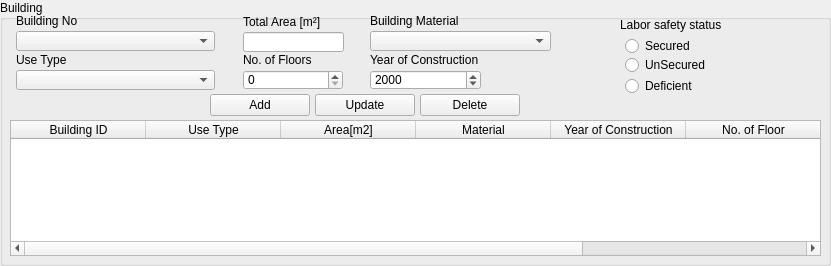
    <widget class="QGroupBox" name="groupBox_7">
     <property name="geometry">
      <rect>
       <x>0</x>
       <y>360</y>
       <width>831</width>
       <height>266</height>
      </rect>
     </property>
     <property name="title">
      <string>Building</string>
     </property>
     <widget class="QLabel" name="useTypeLabel_6">
      <property name="geometry">
       <rect>
        <x>16</x>
        <y>50</y>
        <width>201</width>
        <height>20</height>
       </rect>
      </property>
      <property name="minimumSize">
       <size>
        <width>0</width>
        <height>20</height>
       </size>
      </property>
      <property name="maximumSize">
       <size>
        <width>16777215</width>
        <height>20</height>
       </size>
      </property>
      <property name="text">
       <string>Use Type</string>
      </property>
     </widget>
     <widget class="QComboBox" name="i_building_use_type_cbox">
      <property name="geometry">
       <rect>
        <x>16</x>
        <y>70</y>
        <width>199</width>
        <height>20</height>
       </rect>
      </property>
      <property name="minimumSize">
       <size>
        <width>0</width>
        <height>20</height>
       </size>
      </property>
      <property name="maximumSize">
       <size>
        <width>16777215</width>
        <height>20</height>
       </size>
      </property>
     </widget>
     <widget class="QComboBox" name="i_building_material_cbox">
      <property name="geometry">
       <rect>
        <x>370</x>
        <y>31</y>
        <width>181</width>
        <height>20</height>
       </rect>
      </property>
      <property name="minimumSize">
       <size>
        <width>0</width>
        <height>20</height>
       </size>
      </property>
      <property name="maximumSize">
       <size>
        <width>16777215</width>
        <height>20</height>
       </size>
      </property>
     </widget>
     <widget class="QLabel" name="BuildingInfoMaterialLabel_7">
      <property name="geometry">
       <rect>
        <x>370</x>
        <y>11</y>
        <width>181</width>
        <height>20</height>
       </rect>
      </property>
      <property name="minimumSize">
       <size>
        <width>0</width>
        <height>20</height>
       </size>
      </property>
      <property name="maximumSize">
       <size>
        <width>16777215</width>
        <height>20</height>
       </size>
      </property>
      <property name="text">
       <string>Building Material</string>
      </property>
     </widget>
     <widget class="QLabel" name="yearConstructionLabel_8">
      <property name="geometry">
       <rect>
        <x>370</x>
        <y>50</y>
        <width>181</width>
        <height>20</height>
       </rect>
      </property>
      <property name="minimumSize">
       <size>
        <width>0</width>
        <height>20</height>
       </size>
      </property>
      <property name="maximumSize">
       <size>
        <width>16777215</width>
        <height>20</height>
       </size>
      </property>
      <property name="text">
       <string>Year of Construction</string>
      </property>
     </widget>
     <widget class="QLineEdit" name="i_building_area_edit">
      <property name="geometry">
       <rect>
        <x>243</x>
        <y>32</y>
        <width>101</width>
        <height>20</height>
       </rect>
      </property>
     </widget>
     <widget class="QLabel" name="totalareaLabel_9">
      <property name="geometry">
       <rect>
        <x>243</x>
        <y>12</y>
        <width>166</width>
        <height>20</height>
       </rect>
      </property>
      <property name="minimumSize">
       <size>
        <width>0</width>
        <height>20</height>
       </size>
      </property>
      <property name="maximumSize">
       <size>
        <width>16777215</width>
        <height>20</height>
       </size>
      </property>
      <property name="text">
       <string>Total Area [m²]</string>
      </property>
     </widget>
     <widget class="QSpinBox" name="i_building_no_floor_sbox">
      <property name="geometry">
       <rect>
        <x>243</x>
        <y>70</y>
        <width>100</width>
        <height>20</height>
       </rect>
      </property>
      <property name="minimumSize">
       <size>
        <width>0</width>
        <height>20</height>
       </size>
      </property>
      <property name="maximumSize">
       <size>
        <width>16777215</width>
        <height>20</height>
       </size>
      </property>
     </widget>
     <widget class="QLabel" name="NoFloorLabel_8">
      <property name="geometry">
       <rect>
        <x>243</x>
        <y>50</y>
        <width>161</width>
        <height>20</height>
       </rect>
      </property>
      <property name="minimumSize">
       <size>
        <width>0</width>
        <height>20</height>
       </size>
      </property>
      <property name="maximumSize">
       <size>
        <width>16777215</width>
        <height>20</height>
       </size>
      </property>
      <property name="text">
       <string>No. of Floors</string>
      </property>
     </widget>
     <widget class="QRadioButton" name="i_building_bad_rbutton">
      <property name="geometry">
       <rect>
        <x>625</x>
        <y>76</y>
        <width>96</width>
        <height>20</height>
       </rect>
      </property>
      <property name="minimumSize">
       <size>
        <width>0</width>
        <height>20</height>
       </size>
      </property>
      <property name="maximumSize">
       <size>
        <width>16777215</width>
        <height>20</height>
       </size>
      </property>
      <property name="text">
       <string>Deficient</string>
      </property>
     </widget>
     <widget class="QRadioButton" name="i_building_good_rbutton">
      <property name="geometry">
       <rect>
        <x>625</x>
        <y>36</y>
        <width>101</width>
        <height>20</height>
       </rect>
      </property>
      <property name="minimumSize">
       <size>
        <width>0</width>
        <height>20</height>
       </size>
      </property>
      <property name="maximumSize">
       <size>
        <width>16777215</width>
        <height>20</height>
       </size>
      </property>
      <property name="text">
       <string>Secured</string>
      </property>
     </widget>
     <widget class="QLabel" name="maintenanceStatusLabel_7">
      <property name="geometry">
       <rect>
        <x>620</x>
        <y>15</y>
        <width>116</width>
        <height>20</height>
       </rect>
      </property>
      <property name="minimumSize">
       <size>
        <width>0</width>
        <height>20</height>
       </size>
      </property>
      <property name="maximumSize">
       <size>
        <width>16777215</width>
        <height>20</height>
       </size>
      </property>
      <property name="text">
       <string>Labor safety status</string>
      </property>
     </widget>
     <widget class="QRadioButton" name="i_building_medium_rbutton">
      <property name="geometry">
       <rect>
        <x>625</x>
        <y>55</y>
        <width>101</width>
        <height>20</height>
       </rect>
      </property>
      <property name="minimumSize">
       <size>
        <width>0</width>
        <height>20</height>
       </size>
      </property>
      <property name="maximumSize">
       <size>
        <width>16777215</width>
        <height>20</height>
       </size>
      </property>
      <property name="text">
       <string>UnSecured</string>
      </property>
     </widget>
     <widget class="QTableWidget" name="i_building_twidget">
      <property name="geometry">
       <rect>
        <x>10</x>
        <y>120</y>
        <width>811</width>
        <height>136</height>
       </rect>
      </property>
      <attribute name="horizontalHeaderDefaultSectionSize">
       <number>135</number>
      </attribute>
      <column>
       <property name="text">
        <string>Building ID</string>
       </property>
      </column>
      <column>
       <property name="text">
        <string>Use Type</string>
       </property>
      </column>
      <column>
       <property name="text">
        <string>Area[m2]</string>
       </property>
      </column>
      <column>
       <property name="text">
        <string>Material</string>
       </property>
      </column>
      <column>
       <property name="text">
        <string>Year of Construction</string>
       </property>
      </column>
      <column>
       <property name="text">
        <string>No. of Floor</string>
       </property>
      </column>
      <column>
       <property name="text">
        <string>Labor safety status</string>
       </property>
      </column>
     </widget>
     <widget class="QPushButton" name="i_buidling_add_button">
      <property name="geometry">
       <rect>
        <x>210</x>
        <y>94</y>
        <width>100</width>
        <height>22</height>
       </rect>
      </property>
      <property name="sizePolicy">
       <sizepolicy hsizetype="Fixed" vsizetype="Fixed">
        <horstretch>0</horstretch>
        <verstretch>0</verstretch>
       </sizepolicy>
      </property>
      <property name="minimumSize">
       <size>
        <width>0</width>
        <height>22</height>
       </size>
      </property>
      <property name="maximumSize">
       <size>
        <width>100</width>
        <height>22</height>
       </size>
      </property>
      <property name="text">
       <string>Add</string>
      </property>
     </widget>
     <widget class="QPushButton" name="i_building_delete_button">
      <property name="geometry">
       <rect>
        <x>420</x>
        <y>94</y>
        <width>100</width>
        <height>22</height>
       </rect>
      </property>
      <property name="minimumSize">
       <size>
        <width>0</width>
        <height>22</height>
       </size>
      </property>
      <property name="maximumSize">
       <size>
        <width>100</width>
        <height>22</height>
       </size>
      </property>
      <property name="text">
       <string>Delete</string>
      </property>
     </widget>
     <widget class="QPushButton" name="i_building_update_button">
      <property name="geometry">
       <rect>
        <x>315</x>
        <y>94</y>
        <width>100</width>
        <height>22</height>
       </rect>
      </property>
      <property name="sizePolicy">
       <sizepolicy hsizetype="Fixed" vsizetype="Fixed">
        <horstretch>0</horstretch>
        <verstretch>0</verstretch>
       </sizepolicy>
      </property>
      <property name="minimumSize">
       <size>
        <width>0</width>
        <height>22</height>
       </size>
      </property>
      <property name="maximumSize">
       <size>
        <width>100</width>
        <height>22</height>
       </size>
      </property>
      <property name="text">
       <string>Update</string>
      </property>
     </widget>
     <widget class="QLabel" name="useTypeLabel_10">
      <property name="geometry">
       <rect>
        <x>16</x>
        <y>11</y>
        <width>199</width>
        <height>20</height>
       </rect>
      </property>
      <property name="minimumSize">
       <size>
        <width>0</width>
        <height>20</height>
       </size>
      </property>
      <property name="maximumSize">
       <size>
        <width>16777215</width>
        <height>20</height>
       </size>
      </property>
      <property name="text">
       <string>Building No</string>
      </property>
     </widget>
     <widget class="QComboBox" name="i_building_no_cbox">
      <property name="geometry">
       <rect>
        <x>16</x>
        <y>31</y>
        <width>199</width>
        <height>20</height>
       </rect>
      </property>
      <property name="minimumSize">
       <size>
        <width>0</width>
        <height>20</height>
       </size>
      </property>
      <property name="maximumSize">
       <size>
        <width>16777215</width>
        <height>20</height>
       </size>
      </property>
     </widget>
     <widget class="QSpinBox" name="i_building_year_construction_date">
      <property name="geometry">
       <rect>
        <x>370</x>
        <y>70</y>
        <width>111</width>
        <height>20</height>
       </rect>
      </property>
      <property name="maximum">
       <number>9999</number>
      </property>
      <property name="value">
       <number>2000</number>
      </property>
     </widget>
    </widget>
